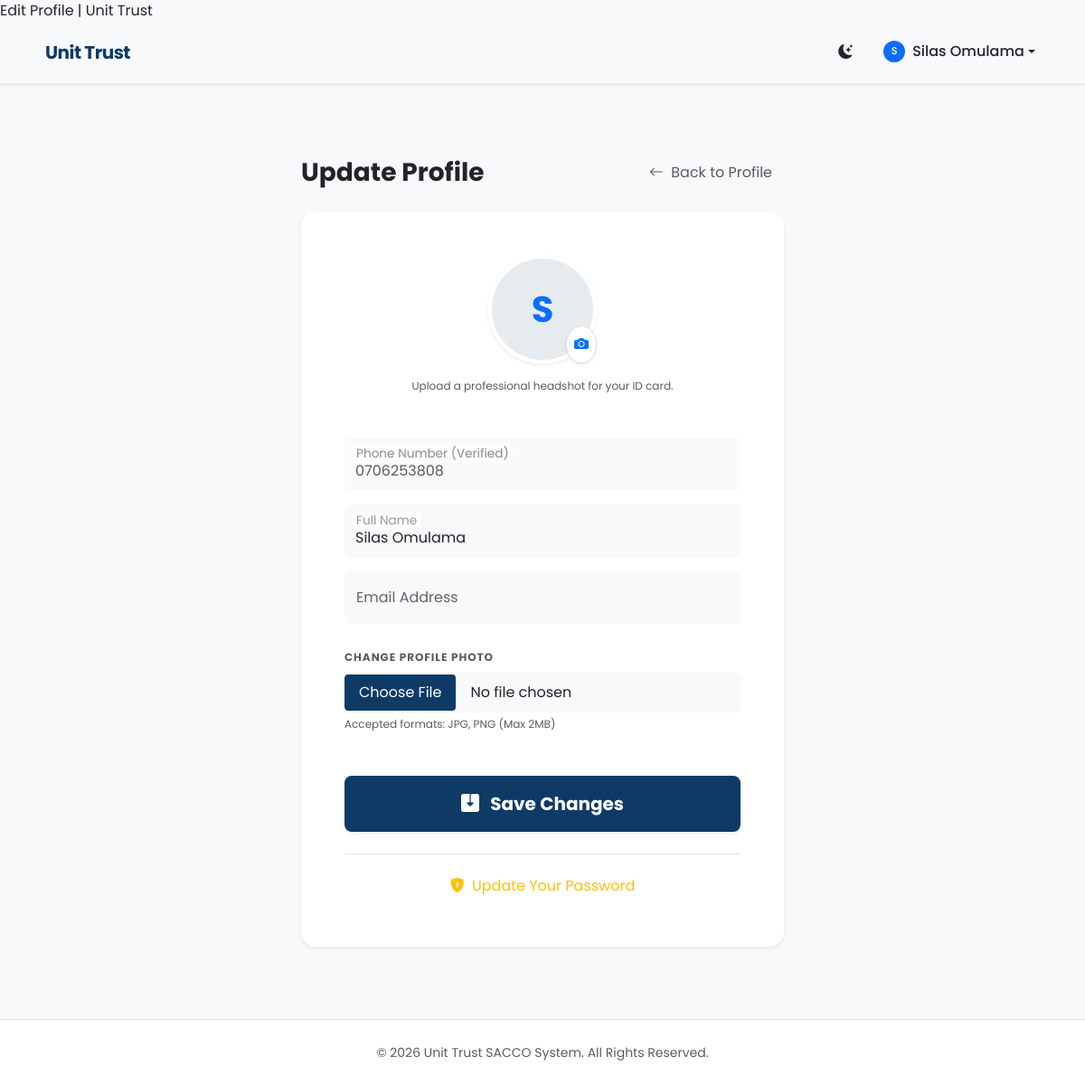
Page /accounts/profile/edit/ (signed in) on the committed database.
### accounts/models.py (models this page shows, shortened)
class CustomUser(AbstractBaseUser, PermissionsMixin):
    ROLE_CHOICES = [
        ('Chairman', 'Chairman'),
        ('Secretary', 'Secretary'),
        ('Treasurer', 'Treasurer'),
        ('Member', 'Member'),
    ]
    STATUS_CHOICES = [
        ('Visitor', 'Visitor'),
        ('Active', 'Active'),
    ]
    full_name = models.CharField(max_length=255)
    email = models.EmailField(blank=True)
    phone_number = models.CharField(max_length=32, unique=True)
    role = models.CharField(max_length=20, choices=ROLE_CHOICES, default='Member')
    status = models.CharField(max_length=20, choices=STATUS_CHOICES, default='Visitor')
    is_staff = models.BooleanField(default=False)
    is_active = models.BooleanField(default=True)
    date_joined = models.DateTimeField(default=timezone.now)
    objects = CustomUserManager()
    USERNAME_FIELD = 'phone_number'
    REQUIRED_FIELDS = ['full_name']

### members/models.py (models this page shows, shortened)
class Profile(models.Model):
    user = models.OneToOneField(settings.AUTH_USER_MODEL, on_delete=models.CASCADE)
    date_of_birth = models.DateField(null=True, blank=True)
    national_id = models.CharField(max_length=64, blank=True)
    completed = models.BooleanField(default=False)
    declaration_confirmed = models.BooleanField(default=False)
    signature = models.CharField(max_length=255, blank=True)
    profile_photo = models.ImageField(upload_to='profiles/', null=True, blank=True)
    suspended = models.BooleanField(default=False)
    suspended_until = models.DateTimeField(null=True, blank=True)
    force_password_change = models.BooleanField(default=False)
    email_sent = models.BooleanField(default=False)

### accounts/views.py (the view)
# urls.py: path('profile/edit/', views.edit_profile, name='profile_edit'),
@login_required
def edit_profile(request):
    user = request.user
    profile, _ = Profile.objects.get_or_create(user=user)
    if request.method == 'POST':
        uform = UserUpdateForm(request.POST, instance=user)
        pform = ProfilePhotoForm(request.POST, request.FILES, instance=profile)
        if uform.is_valid() and pform.is_valid():
            uform.save()
            p = pform.save(commit=False)
            p.user = user
            p.save()
            messages.success(request, 'Profile updated successfully')
            return redirect('accounts:profile')
        else:
            messages.error(request, 'Please correct the errors below')
    else:
        uform = UserUpdateForm(instance=user)
        pform = ProfilePhotoForm(instance=profile)
    return render(request, 'profile/profile_edit.html', {'uform': uform, 'pform': pform, 'profile': profile})

### accounts/forms.py (shortened to what this page needs)
class UserUpdateForm(forms.ModelForm):
    class Meta:
        model = User
        fields = ('full_name', 'email')

class ProfilePhotoForm(forms.ModelForm):
    class Meta:
        model = Profile
        fields = ('profile_photo',)

### members/context_processors.py (called while the page is built)
def current_profile(request):
    profile = None
    try:
        if request.user and request.user.is_authenticated:
            profile, _ = Profile.objects.get_or_create(user=request.user)
    except Exception:
        profile = None
    return {'profile': profile}

### templates/profile/profile_edit.html (shortened to what this page needs)
{% extends 'base.html' %}
{% load widget_tweaks %}
{% block content %}
<div class="container py-5">
    <div class="row justify-content-center">
        <div class="col-lg-8 col-xl-6">
            <div class="d-flex align-items-center justify-content-between mb-4">
                <h3 class="fw-bold text-body mb-0">Update Profile</h3>
                <a class="btn btn-link text-body-secondary text-decoration-none small" href="{% url 'accounts:profile' %}">
                    <i class="bi bi-arrow-left me-1"></i> Back to Profile
                </a>
            </div>
            <div class="card border-0 shadow-sm rounded-4 overflow-hidden">
                <div class="card-body p-4 p-md-5">
                    <div class="text-center mb-5">
                        <div class="position-relative d-inline-block">
                            {% if profile.profile_photo %}
                                <img src="{{ profile.profile_photo.url }}" class="rounded-circle border border-4 border-white shadow-sm" style="width:120px; height:120px; object-fit:cover;">
                            {% else %}
                                <div class="bg-primary-subtle text-primary rounded-circle border border-4 border-white d-flex align-items-center justify-content-center fw-bold shadow-sm" style="width:120px; height:120px; font-size: 2.5rem;">
                                    {{ request.user.full_name|slice:":1"|upper }}
                                </div>
                            {% endif %}
                            <div class="position-absolute bottom-0 end-0 bg-white rounded-circle shadow-sm border p-2" style="cursor: pointer;">
                                <i class="bi bi-camera-fill text-primary"></i>
                            </div>
                        </div>
                        <p class="x-small text-body-secondary mt-3">Upload a professional headshot for your ID card.</p>
                    </div>
                    <form method="post" enctype="multipart/form-data" novalidate>
                        <div class="form-floating mb-3">
                            <input class="form-control border-0 bg-light opacity-75" value="{{ request.user.phone_number }}" readonly style="cursor: not-allowed;">
                            <label class="text-body-secondary">Phone Number (Verified)</label>
                        </div>
                        <div class="form-floating mb-3">
                            {% render_field uform.full_name class="form-control border-0 bg-body-tertiary" placeholder="Full Name" %}
                            <label>Full Name</label>
                        </div>
                        <div class="form-floating mb-4">
                            {% render_field uform.email class="form-control border-0 bg-body-tertiary" placeholder="Email Address" %}
                            <label>Email Address</label>
                        </div>
                        <div class="mb-5">
                            <label class="form-label x-small fw-bold text-uppercase text-body-secondary tracking-wider mb-2">Change Profile Photo</label>
                            <div class="input-group custom-file-button">
                                {% render_field pform.profile_photo class="form-control border-0 bg-body-tertiary py-2" %}
                            </div>
                            <div class="x-small text-body-secondary mt-1">Accepted formats: JPG, PNG (Max 2MB)</div>
                        </div>
                        <div class="d-grid gap-2 mb-4">
                            <button class="btn btn-primary btn-lg rounded-3 fw-bold shadow-sm py-3" type="submit">
                                <i class="bi bi-save2-fill me-2"></i> Save Changes
                            </button>
                        </div>
                        <div class="text-center pt-3 border-top">
                            <a class="btn btn-link text-warning text-decoration-none small" href="{% url 'accounts:password_change' %}">
                                <i class="bi bi-shield-lock-fill me-1"></i> Update Your Password
                            </a>
                        </div>
                    </form>
                </div>
            </div>
        </div>
    </div>
</div>
{% endblock %}

### templates/nav.html (shortened to what this page needs)
<nav class="navbar navbar-expand-lg sticky-top shadow-sm">
  <div class="container">
    <a class="navbar-brand d-flex align-items-center" href="{% url 'home' %}">
       Unit Trust
    </a>
    <div class="collapse navbar-collapse" id="navbarNav">
      <ul class="navbar-nav ms-auto align-items-center">
        <li class="nav-item mx-lg-2">
          <button class="btn nav-link px-2 border-0 shadow-none" id="themeToggler" type="button" title="Toggle Mode">
            <i class="bi bi-moon-stars-fill" id="themeIcon"></i>
          </button>
        </li>
        {% if request.user.is_authenticated %}
          <li class="nav-item dropdown">
            <a class="nav-link dropdown-toggle d-flex align-items-center" href="#" id="userMenu" role="button" data-bs-toggle="dropdown">
              {% if profile and profile.profile_photo %}
                <img src="{{ profile.profile_photo.url }}" class="rounded-circle me-2" style="width:24px;height:24px;object-fit:cover;">
              {% else %}
                <div class="bg-primary text-white rounded-circle d-inline-flex align-items-center justify-content-center me-2" style="width: 24px; height: 24px; font-size: 0.7rem;">
                  {{ request.user.full_name|slice:":1"|upper }}
                </div>
              {% endif %}
              {{ request.user.full_name|default:"Member" }}
            </a>
          </li>
        {% endif %}
      </ul>
    </div>
  </div>
</nav>

### templates/base.html (style rules this page uses)
:root { --primary-color: #0d3b66; --secondary-color: #4caf50; --bg-light: #f8f9fa; }

### templates/nav.html (style rules this page uses)
.navbar { padding: 0.5rem 1rem; transition: all 0.3s ease; background-color: var(--bs-body-tertiary); }
@media (min-width: 768px) { .navbar { padding: 0.8rem 1rem; } }
.navbar-brand { font-weight: 700; letter-spacing: -0.5px; color: var(--primary-color) !important; }
.nav-link { font-weight: 500; color: var(--bs-body-color); margin: 0.25rem 2px; transition: all 0.2s ease; font-size: 0.9rem; border-bottom: 2px solid transparent; }
@media (min-width: 768px) { .nav-link { margin: 0 5px; font-size: 1rem; } }

### templates/profile/profile_edit.html (style rules this page uses)
.bg-primary-subtle { background-color: rgba(13, 59, 102, 0.1) !important; }
.form-floating > label { padding: 1rem 0.75rem !important; background-color: transparent !important; opacity: 0.7; }
.x-small { font-size: 0.75rem; }
.tracking-wider { letter-spacing: 0.08em; }

### rows in the picture
CustomUser: user.full_name "S", user.full_name "Silas Omulama", user.phone_number "0706253808", full_name "Silas Omulama"
